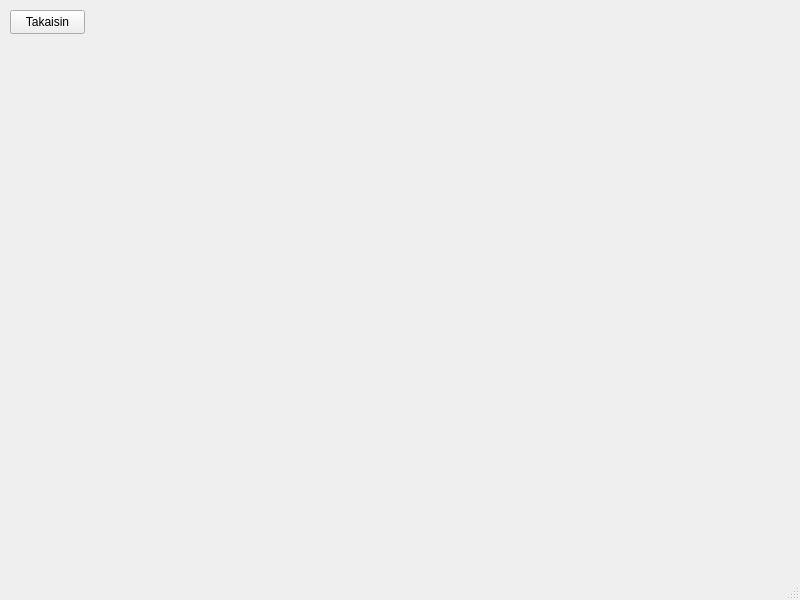
<?xml version="1.0" encoding="UTF-8"?>
<ui version="4.0">
 <class>Nosto</class>
 <widget class="QMainWindow" name="Nosto">
  <property name="geometry">
   <rect>
    <x>0</x>
    <y>0</y>
    <width>800</width>
    <height>600</height>
   </rect>
  </property>
  <property name="windowTitle">
   <string>MainWindow</string>
  </property>
  <widget class="QWidget" name="centralwidget">
   <widget class="QPushButton" name="takaisin">
    <property name="geometry">
     <rect>
      <x>10</x>
      <y>10</y>
      <width>75</width>
      <height>24</height>
     </rect>
    </property>
    <property name="text">
     <string>Takaisin</string>
    </property>
   </widget>
  </widget>
  <widget class="QMenuBar" name="menubar">
   <property name="geometry">
    <rect>
     <x>0</x>
     <y>0</y>
     <width>800</width>
     <height>22</height>
    </rect>
   </property>
  </widget>
  <widget class="QStatusBar" name="statusbar"/>
 </widget>
 <resources/>
 <connections/>
</ui>
